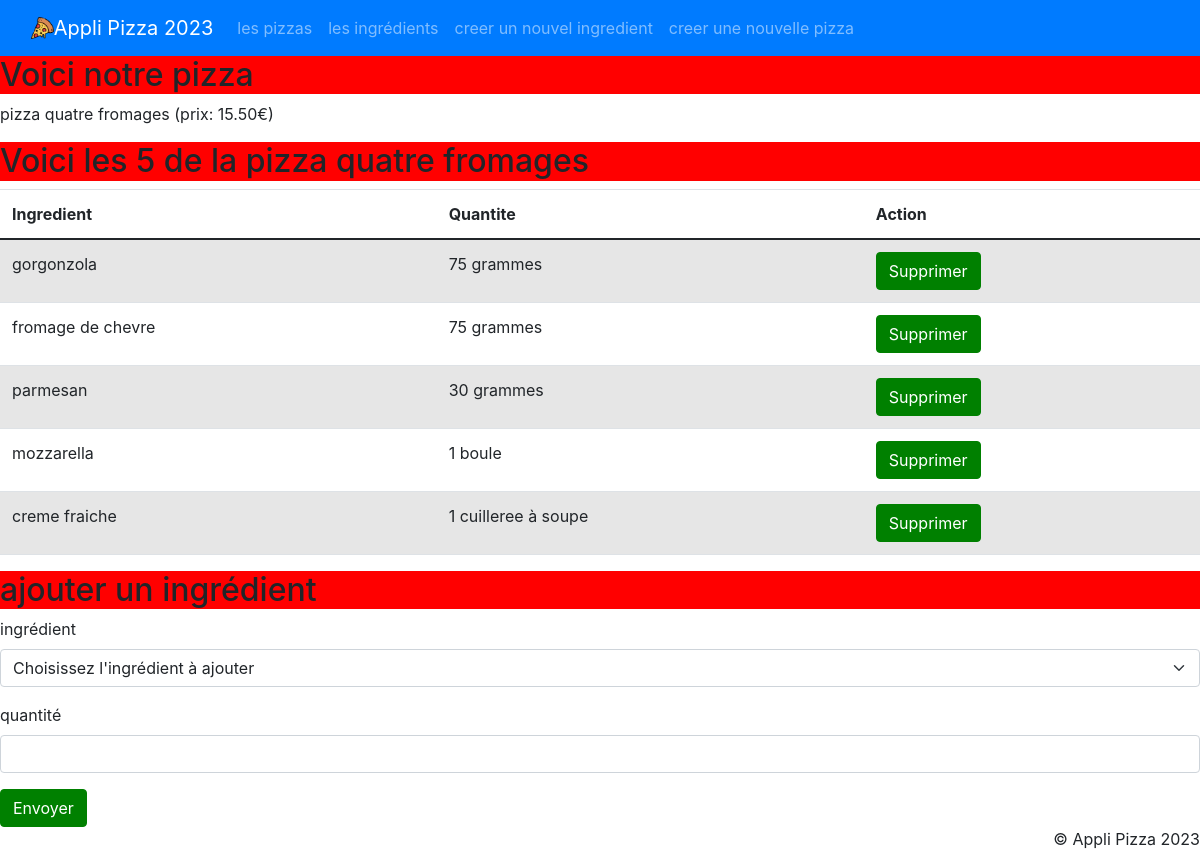
/pizzas/1/, run on the app's committed database.
### applipizza/models.py (models this page shows, shortened)
class Pizza(models.Model):
    idPizza = models.AutoField(primary_key = True)
    nomPizza = models.CharField(max_length = 50, verbose_name='le nom de cette pizza')
    prix = models.DecimalField(max_digits = 4, decimal_places = 2, verbose_name = 'le prix')
    image = models.ImageField(default = 'imagesPizzas/delfault.PNG', upload_to = 'imagesPizzas/')
    def __str__(self) -> str :
        return 'pizza ' + self.nomPizza + ' (prix: '+ str(self.prix) + '€)'

class Composition (models.Model) :
    class Meta :
        unique_together = ('ingredient','pizza')  #le nom des champs des cles etrangeres
    idComposition = models.AutoField(primary_key= True)
    ingredient = models.ForeignKey(Ingredient, on_delete = models.CASCADE)
    pizza = models.ForeignKey(Pizza, on_delete = models.CASCADE)
    quantite = models.CharField(max_length=100, verbose_name = 'la quantite')

class Ingredient (models.Model) :
    idIngredient = models.AutoField(primary_key = True)
    nomIngredient = models.CharField(max_length = 50, verbose_name = 'le nom de l ingredient')
    def __str__(self) -> str :
        return self.nomIngredient

### applipizza/views.py (the view)
# urls.py: path('pizzas/<int:pizza_id>/', views.pizza),
def pizza(request, pizza_id) :
    laPizza = Pizza.objects.get(idPizza = pizza_id)
    compo = Composition.objects.filter(pizza = pizza_id)
    lesIng = Ingredient.objects.all()
    return render(
        request,
        'applipizza/pizza.html',
        {"pizza" : laPizza, "ingredients" : compo, 'lesIng' : lesIng}
    )

### applipizza/templates/applipizza/pizza.html (shortened to what this page needs)
{% extends 'applipizza/base.html' %}
{% block main %}
<h2>Voici notre pizza</h2>
<p>{{pizza}}</p>
{% if ingredients|length > 0 %}
<h2>Voici les {{ingredients|length}} de la pizza {{pizza.nomPizza}}</h2>
<table class="table table-striped">
    <thead>
      <tr>
        <th>Ingredient</th>
        <th>Quantite</th>
        <th>Action</th>
      </tr>
    </thead>
    <tbody>
        {% for ing in ingredients %}
        <tr>
            <td>{{ing.ingredient}}</td>
            <td>{{ing.quantite}}</td>
            <td><a class="btn btn-primary" href="/pizzas/{{pizza.idPizza}}/deleteIngredient/{{ing.idComposition}}/" role="button">Supprimer</a></td>
        </tr>
        {% endfor %}
    </tbody>
  </table>
{% else %}
  <h3>La pizza {{pizza.nomPizza}} n'a pas encore d'ingrédients</h3>
{% endif %}
<h2>ajouter un ingrédient</h2>
<form action="/pizzas/{{pizza.idPizza}}/addIngredient/" method="post">
  <div class="mb-3">
    <label for="id_ingredient" class="form-label">ingrédient </label>
    <select name="ingredient" class="form-select" required id="id_ingredient">
        <option selected disabled>Choisissez l'ingrédient à ajouter</option>
      </select>
    </div>
    <div class="mb-3">
      <label for="id_quantite" class="form-label">quantité </label>
      <input type="text" name="quantite" class="form-control" maxlength="100" required id="id_quantite">
    </div>
    <button type="submit" class="btn btn-primary">Envoyer</button>
</form>
{% endblock %}

### applipizza/static/applipizza/css/style.css (style rules this page uses)
h2 { background-color: red; }
body { display :flex; min-height: 100vh; flex-direction: column; }
.btn-primary { background-color: green !important; border-color: green !important; }

### data on the page
Pizza: nomPizza+prix "pizza quatre fromages (prix: 15.50€)", nomPizza "quatre fromages"
Composition: ingredient "gorgonzola", quantite "75 grammes"
Composition: ingredient "fromage de chevre", quantite "75 grammes"
Composition: ingredient "parmesan", quantite "30 grammes"
Composition: ingredient "mozzarella", quantite "1 boule"
Composition: ingredient "creme fraiche", quantite "1 cuilleree à soupe"

### other printed values
{{ ingredients|length }} "5"
